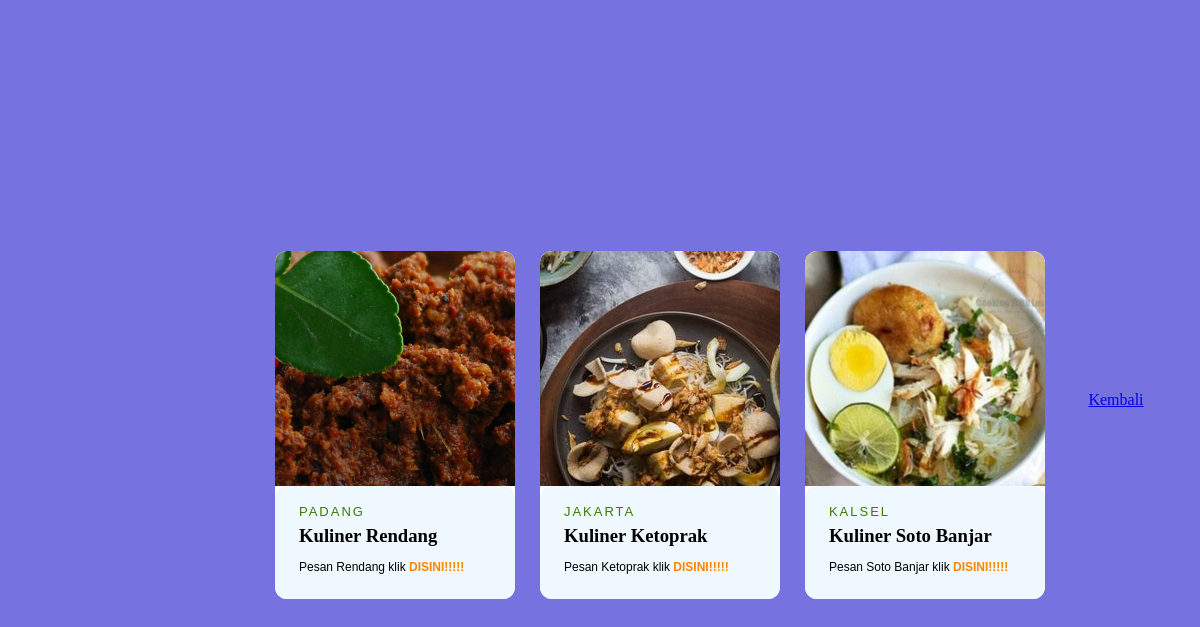
The app's page /kuliner2.php with its own data.
### tables this page shows
CREATE TABLE `barang` (
  `IdBarang` int(11) NOT NULL,
  `NamaBarang` varchar(111) DEFAULT NULL,
  `asal` varchar(11) NOT NULL,
  `harga` int(111) NOT NULL,
  `foto` varchar(111) NOT NULL
);

### kuliner2.php (the view, shortened to what this page needs)
<!DOCTYPE html>
<html lang="en">
<head>
    <link rel="stylesheet" href="Model/styleKuliner.css">
</head>
<body>
    <section class="cards">
        <?php
            $databasehost = "localhost";
            $databasename = "10ukl";
            $databaseusername = "root";
            $databasepassword = "";
            $mysqli = mysqli_connect($databasehost, $databaseusername, $databasepassword, $databasename);
            $result = mysqli_query($mysqli, "SELECT * FROM barang") or die(mysqli_error($mysqli));
            while ($data = mysqli_fetch_array($result)) {
        ?>
            <article class="card">
                <a href="#">
                    <div class="card-img-1" style="background-image: url('<?php echo $data['foto']; ?>');"></div>
                </a>
                <div class="card-info">
                    <span class="card-category"><?php echo $data['asal']; ?></span>
                    <h3 class="card-title">Kuliner <?php echo $data['NamaBarang']; ?></h3>
                    <span class="card-by">
                        Pesan <?php echo $data['NamaBarang']; ?> klik
                        <a href="event.php" class="card-admin"> DISINI!!!!!</a>
                    </span>
                </div>
            </article>
        <?php } ?>
    </section>
    <div class="back-button">
        <a href="tugas-sms-1.php" class="btn">Kembali</a>
    </div>
</body>
</html>

### Model/styleKuliner.css (style rules this page uses)
* { box-sizing: border-box; }
html, body { font-family: 'Times New Roman', Times, serif; margin: 0; width: 100%; height: 100%; padding: 0; }
body { background-color: #7672e0; display: flex; justify-content: center; align-items: center; }
.cards { width: 100%; max-width: 1000px; display: flex; flex-wrap: wrap; margin: 1em; flex-direction: row; align-items: flex-start; justify-content: center; padding-left: 200px; }
.card { margin-right: 25px; margin-top: 75px; margin-bottom: 25px; margin-right: 25px; background-color: #fff; width: 30%; position: relative; border-radius: 12px; overflow: hidden; }
.card-img-1 { background-size: conver; background-position: center; background-repeat: no-repeat; width: 100%; position: absolute; height: 235px; border-top-right-radius: 12px; border-top-left-radius: 12px; top: 0; transition: 0.2s all ease-out; }
.card-info { z-index: 2; background-color: aliceblue; border-top-right-radius: 12px; border-top-left-radius: 12px; padding: 16px 24px 24px 24px; }
.card-category { font-family: "raleway", sans-serif; text-transform: uppercase; font-size: 13px; letter-spacing: 2px; font-style: 500; color: rgb(58, 124, 0); }
.card-title { margin-top: 5px; margin-bottom: 10px; }
.card-by { font-size: 12px; font-family: "raleway", sans-serif; font-weight: 500; }
.card-admin { font-weight: 600; text-decoration: none; color: rgb(249, 133, 0); }

### records on screen
barang: foto (picture), asal "PADANG", NamaBarang "Rendang"
barang: foto (picture), asal "JAKARTA", NamaBarang "Ketoprak"
barang: foto (picture), asal "KALSEL", NamaBarang "Soto Banjar"
